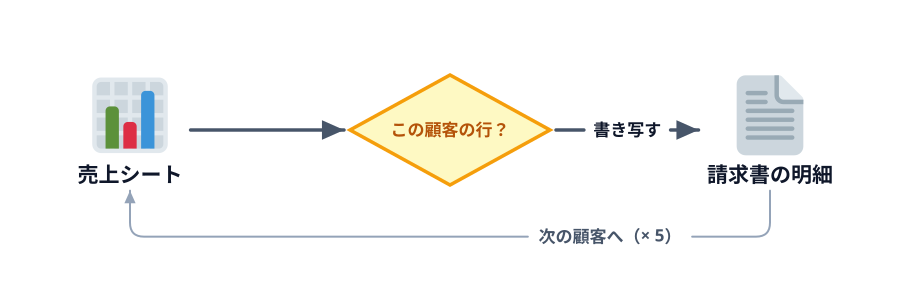

This figure's Python source:
"""5-2 サムネ: 売上からその顧客の行だけを選んで、請求書の明細に書き写す。5 社分くり返す（SOURCE-PATH-GOAL + CYCLE）。"""
import sys
sys.path.insert(0, "/Users/seekseep/.claude/skills/genfig")
from genfig import Canvas

c = Canvas(900, 300)
sales = c.node(130, 130, "売上シート", emoji_cp="1f4ca")             # 📊
pick = c.node(450, 130, "この顧客の行？", shape="diamond", color="yellow", w=200, h=110, label_scale="label")
invoice = c.node(770, 130, "請求書の明細", emoji_cp="1f4c4")         # 📄
c.link(sales, pick)
c.link(pick, invoice, label="書き写す")
c.link(invoice, sales, label="次の顧客へ（× 5）", primary=False, route="elbow", start="s", end="s")
c.save("00-thumbnail.svg")
